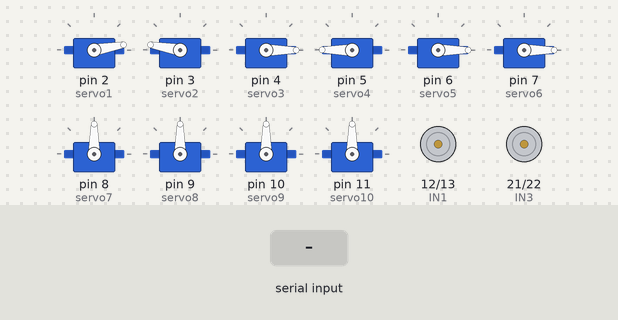
The sketch below on a simulated Arduino Mega 2560, built with avr-gcc and run on an emulated ATmega2560. Shown: 10 × servo, motor-driver pin pairs drawn as motors (green arrow = first pin HIGH = forward, orange = second pin HIGH = backward, longer = more drive). The test bench sets the inputs (shaded band).

Above: at 1.2 s.
1.3 s: "CLEAN" received over Serial
4.3 s: "BACK" received over Serial
At 5.3 s:
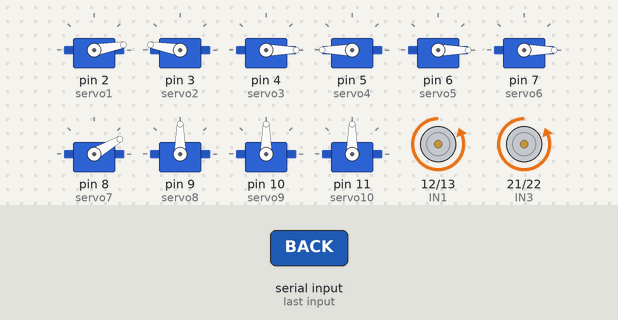
7.3 s: "LEFT" received over Serial
At 7.7 s:
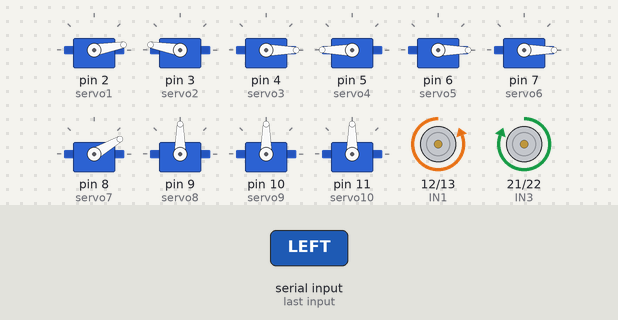
10.3 s: "RIGHT" received over Serial
At 11.5 s:
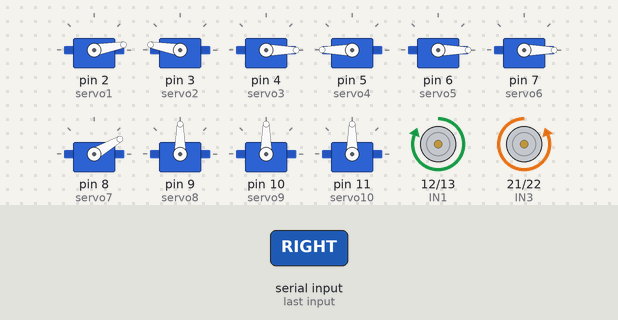
13.3 s: "STOP" received over Serial
At 14.5 s:
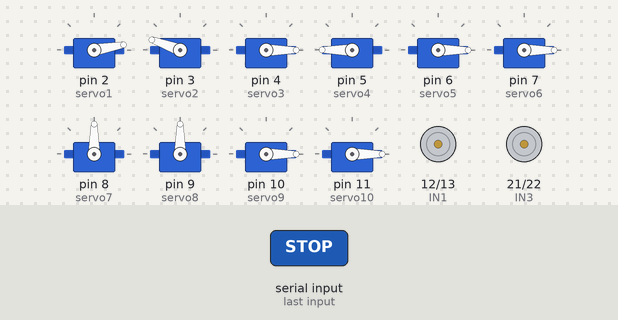
14.8 s: "EXPLAIN" received over Serial
At 15.7 s:
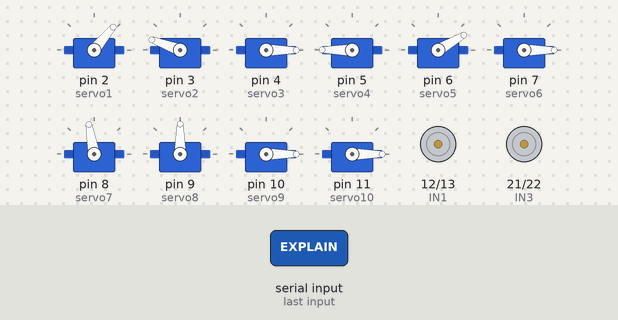
Timing chart, 0 to 18.4 s (numbered marks = the images above; inputs shaded):
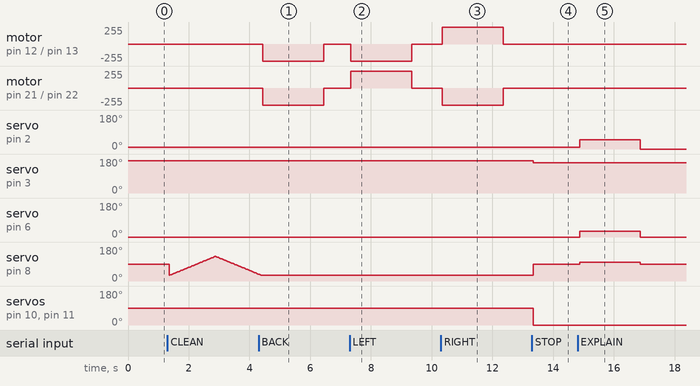

The sketch:

HIBOT_VERSION_3.ino
```cpp
//Made by VR
  #include<Servo.h>

Servo servo1;
Servo servo2;
Servo servo3;
Servo servo4;
Servo servo5;
Servo servo6;
Servo servo7;
Servo servo8;
Servo servo9;
Servo servo10;

const int IN1 = 12;
const int IN2 = 13;
const int IN3 = 21;
const int IN4 = 22;
int pirSensor = 26;
const int trigPin = 28;
const int echoPin = 29;
const int trigPin1 = 30;
const int echoPin1 = 31;
int soundSensor1 = 24;
int soundSensor = 25;

long duration;
int distance;
int safetyDistance;
long duration1;
int distance1;
int safetyDistance1;
String voice;

int pos = 0;
int smokeA0 = A1;
int sensorThres = 500;
void setup() {

   servo1.attach(2);
   servo2.attach(3);
   servo3.attach(4);
   servo4.attach(5);
   servo5.attach(6);
   servo6.attach(7);
   servo7.attach(8);
   servo8.attach(9);
   servo9.attach(10);
   servo10.attach(11);

   servo1.write(10);
   servo2.write(170);
   servo3.write(0);
   servo4.write(180);
   servo5.write(0);
   servo6.write(0);
   servo7.write(90);
   servo8.write(90);
   servo9.write(90);
   servo10.write(90);

   pinMode (IN1, OUTPUT);
   pinMode (IN2, OUTPUT);
   pinMode (IN3, OUTPUT);
   pinMode (IN4, OUTPUT);
   pinMode(pirSensor, INPUT);
   pinMode(smokeA0, INPUT);
   pinMode (soundSensor, INPUT);
   pinMode (soundSensor1, INPUT);
   pinMode(trigPin, OUTPUT);
   pinMode(echoPin, INPUT);
   pinMode(trigPin1, OUTPUT);
   pinMode(echoPin1, INPUT);

   Serial.begin(9600);

}

void loop() {


  while (Serial.available()){ //Check if there is an available byte to read
     delay(10); //Delay added to make thing stable
    char c = Serial.read(); //Conduct a serial read
    if (c == '#') {break;} //Exit the loop when the # is detected after the word
    voice += c; //Shorthand for voice = voice + c
  }
  if (voice.length() > 0){
 if (voice =="FORWARD"){

  digitalWrite(trigPin, LOW);
delayMicroseconds(2);

// Sets the trigPin on HIGH state for 10 micro seconds
digitalWrite(trigPin, HIGH);
delayMicroseconds(10);
digitalWrite(trigPin, LOW);

// Reads the echoPin, returns the sound wave travel time in microseconds
duration = pulseIn(echoPin, HIGH);

// Calculating the distance
distance= duration*0.034/2;

safetyDistance = distance;
if (safetyDistance <= 5){
  digitalWrite(IN1, LOW);
  digitalWrite(IN2, LOW);
  digitalWrite(IN3, LOW);
  digitalWrite(IN4, LOW);
}
else{
digitalWrite(trigPin1, LOW);
delayMicroseconds(2);

// Sets the trigPin on HIGH state for 10 micro seconds
digitalWrite(trigPin1, HIGH);
delayMicroseconds(10);
digitalWrite(trigPin1, LOW);

// Reads the echoPin, returns the sound wave travel time in microseconds
duration1 = pulseIn(echoPin1, HIGH);

// Calculating the distance
distance1= duration1*0.034/2;

safetyDistance1 = distance1;
if (safetyDistance1 <= 5){
 digitalWrite(IN1, HIGH);
  digitalWrite(IN2, LOW);
  digitalWrite(IN3, LOW);
  digitalWrite(IN4, HIGH);
}
else{
 digitalWrite(IN1, LOW);
  digitalWrite(IN2, LOW);
  digitalWrite(IN3, LOW);
  digitalWrite(IN4, LOW);

}


}
delay(2000);
  digitalWrite(IN1, LOW);
  digitalWrite(IN2, LOW);
  digitalWrite(IN3, LOW);
  digitalWrite(IN4, LOW);

    }

    if (voice =="BACK"){

  digitalWrite(IN1, LOW);
  digitalWrite(IN2, HIGH);
  digitalWrite(IN3, LOW);
  digitalWrite(IN4, HIGH);
  delay(2000);
  digitalWrite(IN1, LOW);
  digitalWrite(IN2, LOW);
  digitalWrite(IN3, LOW);
  digitalWrite(IN4, LOW);
    }

    if (voice =="LEFT"){
   digitalWrite(IN1, LOW);
  digitalWrite(IN2, HIGH);
  digitalWrite(IN3, HIGH);
  digitalWrite(IN4, LOW);
  delay(2000);
  digitalWrite(IN1, LOW);
  digitalWrite(IN2, LOW);
  digitalWrite(IN3, LOW);
  digitalWrite(IN4, LOW);

    }

    if (voice =="RIGHT"){
   digitalWrite(IN1, HIGH);
  digitalWrite(IN2, LOW);
  digitalWrite(IN3, LOW);
  digitalWrite(IN4, HIGH);
  delay(2000);
  digitalWrite(IN1, LOW);
  digitalWrite(IN2, LOW);
  digitalWrite(IN3, LOW);
  digitalWrite(IN4, LOW);
    }

    if (voice =="STOP"){
   digitalWrite(IN1, LOW);
  digitalWrite(IN2, LOW);
  digitalWrite(IN3, LOW);
  digitalWrite(IN4, LOW);
   servo1.write(10);
   servo2.write(160);
   servo3.write(0);
   servo4.write(180);
   servo5.write(0);
   servo6.write(0);
   servo7.write(90);
   servo8.write(90);
   servo9.write(0);
   servo10.write(0);
    }
     if (voice =="EXPLAIN"){
     servo7.write(100);
     servo1.write(50);
     servo5.write(30);
     delay(2000);
     servo7.write(90);
     servo1.write(0);
     servo5.write(0);
     delay(2000);
    }
    if (voice =="HIFI"){
   servo1.write(90);
  delay(2000);
  servo5.write(70);
   delay(2000);
  servo5.write(70);
   delay(2000);
  servo1.write(10);
   delay(2000);
    }
     if (voice =="CLEAN"){
 for (pos = 30; pos <= 130; pos += 1) { // goes from 0 degrees to 180 degrees
    // in steps of 1 degree
    servo7.write(pos);              // tell servo to go to position in variable 'pos'
    delay(15);                       // waits 15ms for the servo to reach the position
  }
  for (pos = 130; pos >= 30; pos -= 1) { // goes from 180 degrees to 0 degrees
    servo7.write(pos);              // tell servo to go to position in variable 'pos'
    delay(15);                       // waits 15ms for the servo to reach the position
  }
    }
    if (voice =="HANDSHAKE"){
     servo7.write(90);
     servo8.write(30);
     delay(2000);
     servo1.write(60);
     servo5.write(70);
     delay(2000);
     servo5.write(30);

     delay(2000);
     servo1.write(10);
     servo5.write(0);
     delay(2000);
    }
     if (voice =="HANDSUP"){
     servo1.write(180);
     servo2.write(0);
    }

    if (voice == "HANDSDOWN"){
      servo1.write(10);
      servo2.write(160);
    }
    if (voice == "GRAB"){
      servo9.write(90);
      servo10.write(90);
    }
    if (voice == "TYR"){
      servo7.write(175);

    }
    if (voice == "TYL"){
     servo7.write(0);

    }

    if (voice == "TYU"){
      servo8.write(30);

    }
    if (voice == "TYD"){
     servo8.write(135);

    }
    if (voice == "ELBOWUP"){

    servo5.write(50);
    servo6.write(50);
    }
    if (voice == "ELBOWDOWN"){

    servo5.write(0);
    servo6.write(0);
    }


   voice="";
  }
    }
```

Measured:
- after the input at 4.3 s, motor on pin 12 (IN1) / pin 13 (IN2), motor on pin 21 (IN3) / pin 22 (IN4): stopped → backward 255/255 after 0.14 s, → stopped 2.0 s later
- after the input at 7.3 s, motor on pin 12 (IN1) / pin 13 (IN2): stopped → backward 255/255 at once, → stopped 2.0 s later; motor on pin 21 (IN3) / pin 22 (IN4): stopped → forward 255/255 at once, → stopped 2.0 s later
- after the input at 10.3 s, motor on pin 12 (IN1) / pin 13 (IN2): stopped → forward 255/255 after 0.05 s, → stopped 2.0 s later; motor on pin 21 (IN3) / pin 22 (IN4): stopped → backward 255/255 after 0.05 s, → stopped 2.0 s later
- after the input at 13.3 s, servo on pin 3 (servo2): 170° → 160° at once; servo on pin 8 (servo7): 30° → 90° at once; servo on pin 10 (servo9), servo on pin 11 (servo10): 90° → 0° at once
- after the input at 14.8 s, servo on pin 2 (servo1): 10° → 50° after 0.07 s, → 0° 2.0 s later; servo on pin 6 (servo5): 0° → 30° after 0.07 s, → 0° 2.0 s later; servo on pin 8 (servo7): 90° → 100° after 0.07 s, → 90° 2.0 s later
